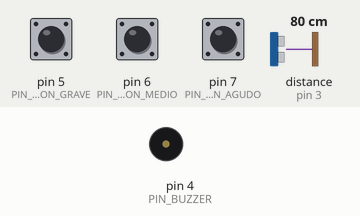
Recording of a program running on a simulated Arduino Uno, built with avr-gcc and run on an emulated ATmega328P. Parts: buzzer (waves = sounding). Wiring (inferred from the names in the program): ultrasonic range finder: trigger pin 2; echo pin 3. The inputs (shaded band) are chosen by the test bench; at power-on: distance to the obstacle (sensor on pin 3) 80 cm, pin 5 (PIN_BOTON_GRAVE) HIGH, pin 6 (PIN_BOTON_MEDIO) HIGH, pin 7 (PIN_BOTON_AGUDO) HIGH. The echo pulse lasts 58.3 µs per cm; what the program prints to the serial monitor is not drawn.

Above: at 1.2 s.
1.3 s: distance to the obstacle (sensor on pin 3) set to 2 cm
At 1.46 s:
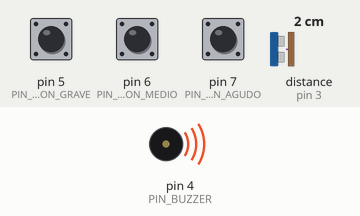
7.8 s: distance to the obstacle (sensor on pin 3) set to 4 cm
9.3 s: distance to the obstacle (sensor on pin 3) set to 7 cm
At 10.1 s:
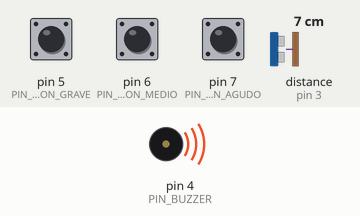
Timing chart, 0 to 11.9 s (numbered marks = the images above; inputs shaded):
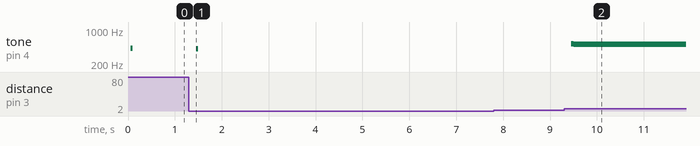

Measured:
- after the input at 1.3 s, tone on pin 4 (PIN_BUZZER): silent → 409 Hz after 0.15 s, → silent 0.05 s later
- after the input at 7.8 s, every drawn part: stays the same
- after the input at 9.3 s, tone on pin 4 (PIN_BUZZER): silent → 523 Hz after 0.16 s, → 513 Hz 0.05 s later

The program:

main.cpp
```cpp
#include <Arduino.h>

// DEFINICIÓN DE PINES Y CONSTANTES
const uint8_t PIN_TRIG         = 2;  // Disparo del HC-SR04
const uint8_t PIN_ECHO         = 3;  // Eco del HC-SR04
const uint8_t PIN_BUZZER       = 4;  // Zumbador pasivo
const uint8_t PIN_BOTON_GRAVE  = 5;  // Pulsador Rango Grave
const uint8_t PIN_BOTON_MEDIO  = 6;  // Pulsador Rango Medio
const uint8_t PIN_BOTON_AGUDO  = 7;  // Pulsador Rango Agudo


// FRECUENCIAS POR RANGO (en Hz - Octavas musicales)
const int FREC_GRAVE_MIN = 131, FREC_GRAVE_MAX = 262; // Do3 a Do4
const int FREC_MEDIO_MIN = 262, FREC_MEDIO_MAX = 523; // Do4 a Do5
const int FREC_AGUDO_MIN = 523, FREC_AGUDO_MAX = 1047;// Do5 a Do6


// LÍMITES DE ZONA ÚTIL (en cm)
const int DIST_MIN_CM = 5;
const int DIST_MAX_CM = 30;


// ESTADOS Y RANGOS
enum RangoTonal { GRAVE, MEDIO, AGUDO };
RangoTonal rangoActual = MEDIO; // Rango inicial por defecto


// CONTROL DE TIEMPOS NO BLOQUEANTES (millis)
unsigned long ultimoTiempoUS = 0;
const unsigned long INTERVALO_US = 50; // Medir distancia cada 50 ms

unsigned long ultimoTiempoRebote = 0;
const unsigned long DELAY_REBOTE = 50; // Antirrebote de 50 ms


// FILTRO DE PROMEDIO MÓVIL
const int MUESTRAS = 5;
int lecturas[MUESTRAS] = {0, 0, 0, 0, 0};
int indiceMuestra = 0;


// SETUP: CONFIGURACIÓN INICIAL
void setup() {
  // Configuración de pines del sensor y zumbador
  pinMode(PIN_TRIG, OUTPUT);
  pinMode(PIN_ECHO, INPUT);
  pinMode(PIN_BUZZER, OUTPUT);

  // Configuración de pulsadores con INPUT_PULLUP interna
  pinMode(PIN_BOTON_GRAVE, INPUT_PULLUP);
  pinMode(PIN_BOTON_MEDIO, INPUT_PULLUP);
  pinMode(PIN_BOTON_AGUDO, INPUT_PULLUP);

  // Inicializar comunicación para monitoreo
  Serial.begin(9600);
  Serial.println("Theremin Digital Iniciado. Rango por defecto: MEDIO");
}


// FUNCIÓN: LECTURA DE BOTONES CON ANTIRREBOTE
void leerBotonConDebounce() {
  unsigned long tiempoActual = millis();

  // Si ha pasado el tiempo mínimo de estabilidad
  if (tiempoActual - ultimoTiempoRebote > DELAY_REBOTE) {
    if (digitalRead(PIN_BOTON_GRAVE) == LOW) {
      rangoActual = GRAVE;
      ultimoTiempoRebote = tiempoActual;
      Serial.println("Rango cambiado a: GRAVE");
    }
    else if (digitalRead(PIN_BOTON_MEDIO) == LOW) {
      rangoActual = MEDIO;
      ultimoTiempoRebote = tiempoActual;
      Serial.println("Rango cambiado a: MEDIO");
    }
    else if (digitalRead(PIN_BOTON_AGUDO) == LOW) {
      rangoActual = AGUDO;
      ultimoTiempoRebote = tiempoActual;
      Serial.println("Rango cambiado a: AGUDO");
    }
  }
}


// FUNCIÓN: MEDIR DISTANCIA (HC-SR04)
int medirDistancia() {
  digitalWrite(PIN_TRIG, LOW);
  delayMicroseconds(2);

  // Pulso de disparo de 10 us
  digitalWrite(PIN_TRIG, HIGH);
  delayMicroseconds(10);
  digitalWrite(PIN_TRIG, LOW);

  // Tiempo del eco en microsegundos (timeout de 30 ms)
  long duracion = pulseIn(PIN_ECHO, HIGH, 30000);

  if (duracion == 0) return 0; // Lectura inválida

  // Convertir tiempo a centímetros
  return duracion / 58.2;  // o bien, su equivalente mas extenso: return (duracion * 0.0343) / 2;
}


// FUNCIÓN: FILTRO DE PROMEDIO MÓVIL
int aplicarFiltro(int nuevaMedida) {
  lecturas[indiceMuestra] = nuevaMedida;
  indiceMuestra = (indiceMuestra + 1) % MUESTRAS;

  long suma = 0;
  for (int i = 0; i < MUESTRAS; i++) {
    suma += lecturas[i];
  }

  return suma / MUESTRAS;
}


// FUNCIÓN: MAPEO Y GENERACIÓN DE SONIDO
void mapearYEmitirSonido(int distanciaFiltrada) {
  // Si la mano no está en la zona útil, apagar sonido
  if (distanciaFiltrada < DIST_MIN_CM || distanciaFiltrada > DIST_MAX_CM) {
    noTone(PIN_BUZZER);
    return;
  }

  int frecMin = FREC_MEDIO_MIN;
  int frecMax = FREC_MEDIO_MAX;

  if (rangoActual == GRAVE) {
    frecMin = FREC_GRAVE_MIN;
    frecMax = FREC_GRAVE_MAX;
  } else if (rangoActual == AGUDO) {
    frecMin = FREC_AGUDO_MIN;
    frecMax = FREC_AGUDO_MAX;
  }

  // Mapeo inversamente proporcional (menor distancia -> tono más agudo)
  int frecuencia = map(distanciaFiltrada, DIST_MIN_CM, DIST_MAX_CM, frecMax, frecMin);
  frecuencia = constrain(frecuencia, frecMin, frecMax);

  tone(PIN_BUZZER, frecuencia);
}


// BUCLE PRINCIPAL
void loop() {
  // 1. Revisar selección de rango continuamente
  leerBotonConDebounce();

  // 2. Medir y actualizar el sonido periódicamente
  unsigned long tiempoActual = millis();
  if (tiempoActual - ultimoTiempoUS >= INTERVALO_US) {
    ultimoTiempoUS = tiempoActual;

    int distBruta = medirDistancia();
    int distFiltrada = aplicarFiltro(distBruta);

    mapearYEmitirSonido(distFiltrada);
  }
}
```
